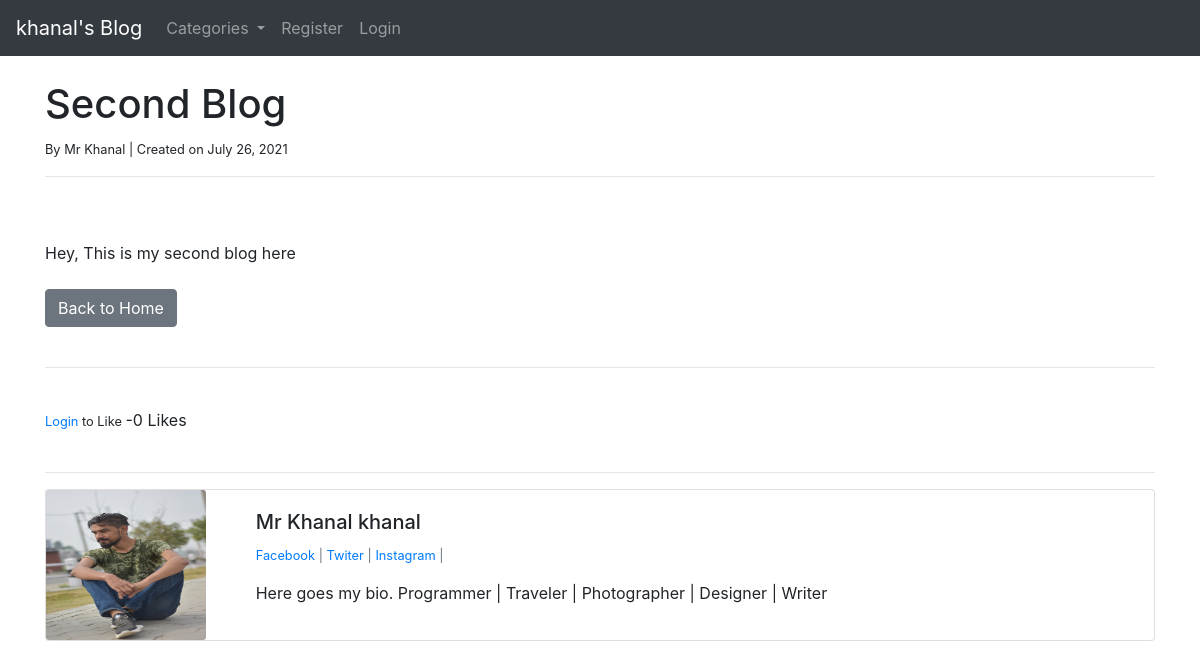
Screenshot of /article/33 with the database file from the repository.
### theblog/models.py (models this page shows, shortened)
class Post(models.Model):
    title = models.CharField(max_length=255)
    header_image = models.ImageField(null=True,blank =True , upload_to= "images/")
    title_tag = models.CharField(max_length=255)
    author = models.ForeignKey(User,on_delete=models.CASCADE)
    body = RichTextField(blank=True,null = True)
    post_date = models.DateField(auto_now_add=True)
    category =  models.CharField(max_length=255, default='coding')
    snippet =  models.CharField(max_length=255)
    likes = models.ManyToManyField(User,related_name='blog_post')
    def total_likes(self):
        return self.likes.count()

class Profile(models.Model):
    user = models.OneToOneField(User,null=True,on_delete=models.CASCADE)
    bio = models.TextField()
    profile_pic = models.ImageField(null=True,blank =True , upload_to= "images/profile/")
    facebook = models.CharField(max_length=255,null=True,blank =True )
    twiter = models.CharField(max_length=255,null=True,blank =True )
    instagram = models.CharField(max_length=255,null=True,blank =True )
    website = models.CharField(max_length=255,null=True,blank =True )

### theblog/views.py (the view)
# urls.py: path('article/<int:pk>', ArticleDetailView.as_view(),name="article-detail"),
class ArticleDetailView(DetailView):
        model = Post
        template_name = 'article_details.html'
        def get_context_data(self,*args,**kwargs):
            cat_menu = Category.objects.all()
            context = super(ArticleDetailView,self).get_context_data(*args,**kwargs)
            stuff = get_object_or_404(Post,id=self.kwargs['pk'])
            total_likes = stuff .total_likes()
            liked = False
            if stuff.likes.filter(id=self.request.user.id).exists():
                liked =True
            context["cat_menu"] = cat_menu
            context["total_likes"]=total_likes
            context["liked"]=liked
            return context

### theblog/models.py (called while the page is built)
    def __str__(self):
        return self.name

### theblog/templates/article_details.html (shortened to what this page needs)
{% extends 'base.html' %}
{% load static %}
{% block content %}
  <h1>{{ post.title }}</h1>
  <small>By {{ post.author.first_name }} |  Created on {{ post.post_date}} </small>
  <hr><br>
  <br>
  {{ post.body|safe }}
  <br><br>
  <a href="{% url 'home' %}" class="btn btn-secondary">Back to Home</a>
  <br><br>
  <hr>
  <br>
  <form action = "{% url 'like_post' post.pk %}" method ="POST">
    {% if user.is_authenticated %}
    {% if liked %}
<button type="submit" name='post_id' value ="{{ post.id }}" class = "btn btn-danger btn-sm">
  Unlike</button>
{% else %}
  <button type="submit" name='post_id' value ="{{ post.id }}" class = "btn btn-primary btn-sm">
    Like</button>
    {% endif %}
    {% else %}
    <small> <a href="{% url 'login' %}">Login</a> to Like </small>
    {% endif %}
-{{ total_likes }}  Likes
</form>
<br>
<hr>
<div class="card mb-3">
  <div class="row g-0">
    <div class="col-md-2">
      {% if post.author.profile.profile_pic.url %}
      <img src="{{ post.author.profile.profile_pic }}"  class="card-img" width="150px" height="150px">
    {% else %}
    <img src="{% static 'theblog\images\default.jpg' %}"  class="card-img" width="150px" height="150px">
      {% endif %}
    </div>
    <div class="col-md-10">
      <div class="card-body">
        <h5 class="card-title">{{ post.author.first_name }} {{ post.author.last_name }}</h5>
        <p class="small text-muted" >
    {% if post.author.profile.facebook %}
      <a href="{{ post.author.profile.facebook }}"> Facebook </a>
      |
    {% endif %}
        {% if post.author.profile.twiter %}
          <a href="{{ post.author.profile.twiter }}"> Twiter</a>
          |
        {% endif %}
        {% if post.author.profile.instagram %}
        <a href="{{ post.author.profile.instagram }}">Instagram </a>
        |
        {% endif %}
      </p>
        <p class="card-text">{{ post.author.profile.bio }}</p>
      </div>
    </div>
  </div>
</div>
  <br><br>
  {% endblock %}

### theblog/templates/base.html (shortened to what this page needs)
<!doctype html>
<html lang="en">
  <head>
    <link rel="stylesheet" href="https://maxcdn.bootstrapcdn.com/bootstrap/4.0.0/css/bootstrap.min.css">
  </head>
  <body>
   <nav class="navbar navbar-expand-lg navbar-dark bg-dark">
        <a class="navbar-brand" href="{% url 'home' %}">khanal's Blog</a>
        <div class="collapse navbar-collapse" id="navbarSupportedContent">
          <ul class="navbar-nav mr-auto">
{%  if cat_menu %}
            <li class="nav-item dropdown">
              <a class="nav-link dropdown-toggle" href="#" id="navbarDropdown" role="button" data-toggle="dropdown" aria-haspopup="true" aria-expanded="false">
               Categories
              </a>
            </li>
     {% else %}
     <li class="nav-item">
      <a class="nav-link" href="{% url 'category-list' %}">Categories List</a>
    </li>
{% endif %}
            {% if user.is_authenticated %}
                <li class="nav-item">
                  <a class="nav-link" href="{% url 'add_post' %}">Add Post</a>
                </li>
                <li class="nav-item">
                  <a class="nav-link" href="{% url 'add_category' %}">Add Category</a>
                </li>
                <li class="nav-item">
                  <a class="nav-link" href="{% url 'edit_profile' %}">Update Profile</a>
                </li>
                <li class="nav-item">
                  <a class="nav-link" href="{% url 'logout' %}">Logout</a>
                </li>
            {% else %}
                <li class="nav-item">
                  <a class="nav-link" href="{% url 'register' %}">Register</a>
                </li>
                <li class="nav-item">
                  <a class="nav-link" href="{% url 'login' %}">Login</a>
                </li>
            {% endif %}
          </ul>
        </div>
      </nav>
      <br>
    <div class="container">
    {% block content %}
    {% endblock %}
</div>
  </body>
</html>

### rows the page displays
Post: title "Second Blog", author.first_name "Mr Khanal", post_date "July 26, 2021", body "Hey, This is my second blog here", author.profile.profile_pic (picture), author.last_name "khanal", author.profile.bio "Here goes my bio. Programmer | Traveler | Photographer | Designer | Writer"

### other values shown
{{ total_likes }} "0"
